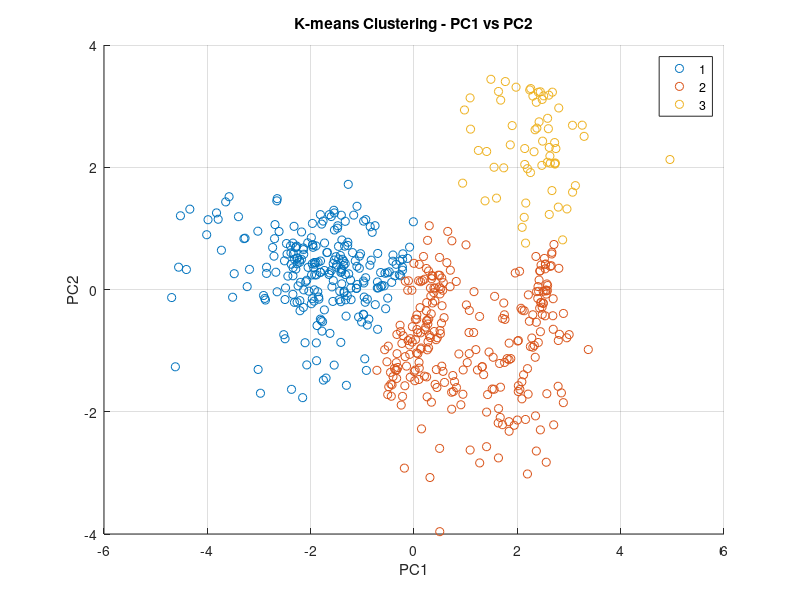
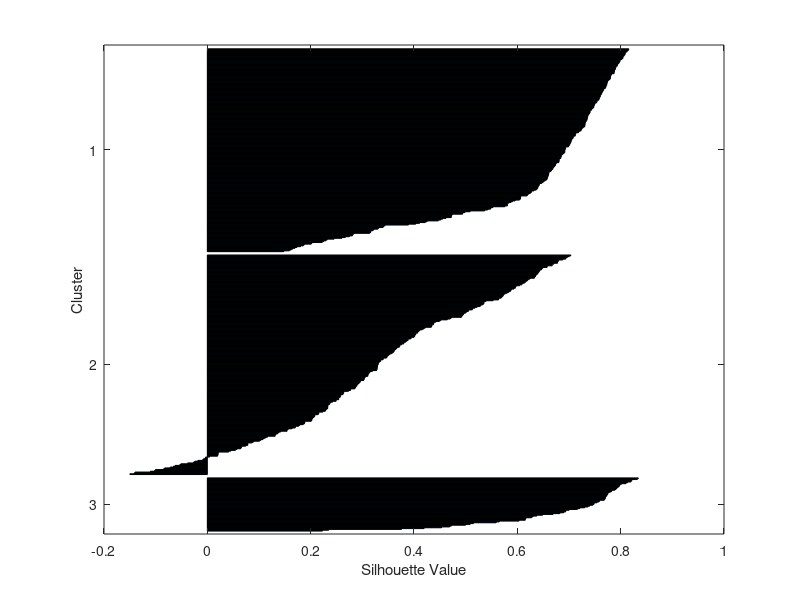
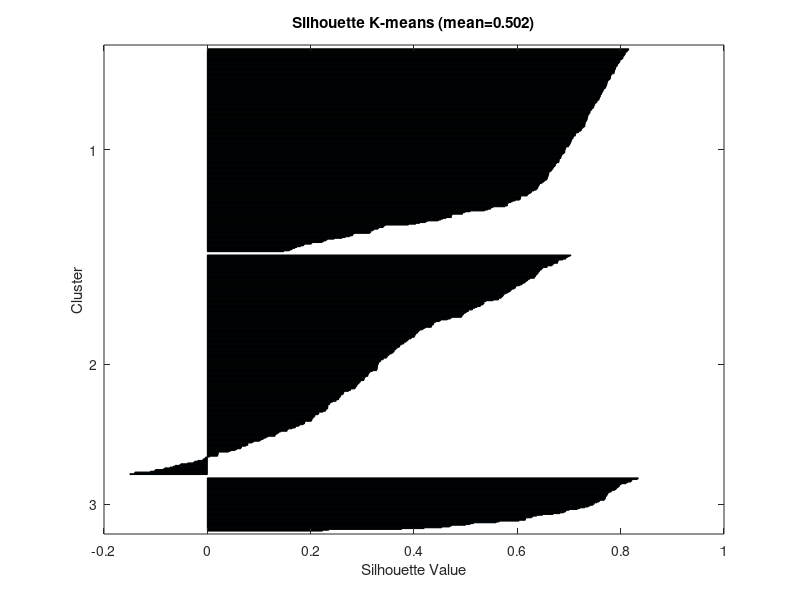

Write the MATLAB code that produced these figures, in order. (Note: this script raises an error after producing the figures.)
% del Machine learning toolbox
%% per usare k means, seguite istruzioni in
 % potete seguire esempio in clusterdemo.m
% Adattato per Olive Oil dataset
load oliveoil.mat
data=normalize(olivdata); % autoscaling
[nSamples, nVars] = size(data);
fprintf('Dataset: %d campioni x %d variabili\n', nSamples, nVars);

[idx,C] = kmeans(data,3);  % cerco 3 cluster
% in idx c'è l'indice di cluster
% in C cisono le coordinate dei centroidi dei cluster rispetto alle
% variabili originali

%% per i plot procedere con PCA 
% fai PCA del data set con 2 PCs
[u s v]=svds(data,2);
scores=u*s;

% fai uno scatter plot scores PC1 PC2 e usa come colore indice di cluster
figure;
gscatter(scores(:,1),scores(:,2),idx);
title('K-means Clustering - PC1 vs PC2');
xlabel('PC1'); ylabel('PC2');
legend('Location', 'best');
grid on;

% NOTA: Olive Oil dataset non ha etichette di categoria (a differenza di Iris)
% quindi non possiamo fare confronto con "classi vere"

% indice silhouette
figure; 
silhouette(data,idx);
title(sprintf('Silhouette K-means (mean=%.3f)', mean(silhouette(data,idx))));


%% per dbscan usate PLS toolbox

clear classes
evrimovepath('top')
% del PLS Toolbox
% help dbscan 
load oliveoil.mat
minpts = 5 ; % minpoints da decidere dall'utente (consigliato 3-5)
data=normalize(olivdata); % autoscaling

fprintf('\n=== DBSCAN ===\n');
fprintf('minpts: %d\n', minpts);

try
    [cls,epsdist] = dbscan(data, minpts);  
    % in cls c'è l'indice di cluster (0 = noise)
    % in epsdist c'è il raggio eps stimato come migliore dall'algoritmo
    
    n_clusters = length(unique(cls(cls>0)));
    n_noise = sum(cls == 0);
    fprintf('DBSCAN automatico: eps=%.4f, %d clusters, %d noise points\n', epsdist, n_clusters, n_noise);
    
    % Se trova 1 solo cluster, prova valori eps più piccoli manualmente
    if n_clusters == 1
        fprintf('\n⚠️  DBSCAN ha trovato solo 1 cluster!\n');
        fprintf('Provo con eps più piccolo per trovare più cluster...\n\n');
        
        % Prova diversi valori di eps
        eps_values = [epsdist*0.3, epsdist*0.5, epsdist*0.7];
        
        for eps_test = eps_values
            cls_test = dbscan(data, minpts, eps_test);
            n_clusters_test = length(unique(cls_test(cls_test>0)));
            n_noise_test = sum(cls_test == 0);
            fprintf('  eps=%.4f: %d clusters, %d noise points\n', eps_test, n_clusters_test, n_noise_test);
            
            % Usa il primo che trova 2+ cluster
            if n_clusters_test > 1 && n_clusters_test < 10
                cls = cls_test;
                epsdist = eps_test;
                n_clusters = n_clusters_test;
                n_noise = n_noise_test;
                fprintf('✓ Usato eps=%.4f per clustering\n\n', eps_test);
                break;
            end
        end
    end
    
    %% per i plot procedere con PCA 
    % fai PCA del data set con 2 PCs
    [u s v]=svds(data,2);
    scores=u*s;
    
    % fai uno scatter plot scores PC1 PC2 e usa come colore indice di cluster
    figure;
    gscatter(scores(:,1),scores(:,2),cls);
    title(sprintf('DBSCAN Clustering - PC1 vs PC2 (eps=%.3f, %d clusters)', epsdist, n_clusters));
    xlabel('PC1'); ylabel('PC2');
    legend('Location', 'best');
    grid on;
    
    % Grafico diagnostico: k-distance per scegliere eps ottimale
    fprintf('\nCalcolo k-distance plot per diagnostica...\n');
    D = pdist(data, 'euclidean');
    D_matrix = squareform(D);
    k_dist = zeros(size(data,1), 1);
    for i = 1:size(data,1)
        sorted_dist = sort(D_matrix(i,:));
        k_dist(i) = sorted_dist(minpts+1); % +1 perché esclude se stesso
    end
    k_dist_sorted = sort(k_dist, 'descend');
    
    figure;
    plot(k_dist_sorted, 'b-', 'LineWidth', 1.5);
    hold on;
    yline(epsdist, 'r--', sprintf('eps usato: %.3f', epsdist), 'LineWidth', 2);
    title(sprintf('K-distance Plot (k=%d) - Diagnostica DBSCAN', minpts));
    xlabel('Punti ordinati per distanza');
    ylabel(sprintf('%d-esima distanza più vicina', minpts));
    grid on;
    legend('K-distance', 'Eps usato', 'Location', 'best');
    fprintf('Suggerimento: Il "gomito" nel grafico indica eps ottimale\n');
    
    % Silhouette (solo per punti non-noise)
    if n_clusters > 1
        valid_idx = cls > 0;
        if sum(valid_idx) > 0
            figure;
            silhouette(data(valid_idx, :), cls(valid_idx));
            title(sprintf('Silhouette DBSCAN (mean=%.3f, excluding noise)', mean(silhouette(data(valid_idx,:), cls(valid_idx)))));
        end
    else
        fprintf('⚠️  Solo 1 cluster trovato - Silhouette non calcolabile\n');
    end
    
catch ME
    fprintf('ERRORE DBSCAN: %s\n', ME.message);
    fprintf('(Probabilmente PLS Toolbox non disponibile)\n');
end

%% optics (vedi file optics.m nella cartella)
load oliveoil.mat
data=normalize(olivdata);
[nSamples, ~] = size(data);

% k parameter per OPTICS (consigliato: numero_campioni/20 o /25)
% Valori tipici: 10-30 per dataset di dimensioni medie
k_optics = round(nSamples / 25);
fprintf('\n=== OPTICS ===\n');
fprintf('Dataset: %d campioni\n', nSamples);
fprintf('k parameter: %d (= %d/25)\n', k_optics, nSamples);
fprintf('Nota: k più basso → cluster più piccoli, k più alto → cluster più grandi\n\n');

[RD, CD, order] = optics(data, k_optics);

% Reachability plot (mostra struttura clustering)
figure;
bar(RD);
title(sprintf('OPTICS Reachability Plot (k=%d)', k_optics));
xlabel('Sample order');
ylabel('Reachability distance');
grid on;

% Scatter plot PC1 vs PC2 colorato per reachability distance
[u s v]=svds(data,2);
scores=u*s;

figure;
scatter(scores(:,1), scores(:,2), 50, RD, 'filled');
colorbar;
colormap('jet');
title(sprintf('OPTICS - PC1 vs PC2 colored by reachability (k=%d)', k_optics));
xlabel('PC1');
ylabel('PC2');
grid on;

% NOTA: Olive Oil non ha "classi vere" quindi non possiamo colorare per categoria
% Se avessi category, useresti:
% cat=categorical(category);
% cat=double(cat);
% figure;for i=1:nSamples;hold on;bar(i,RD(i),color(cat(order(i))));end